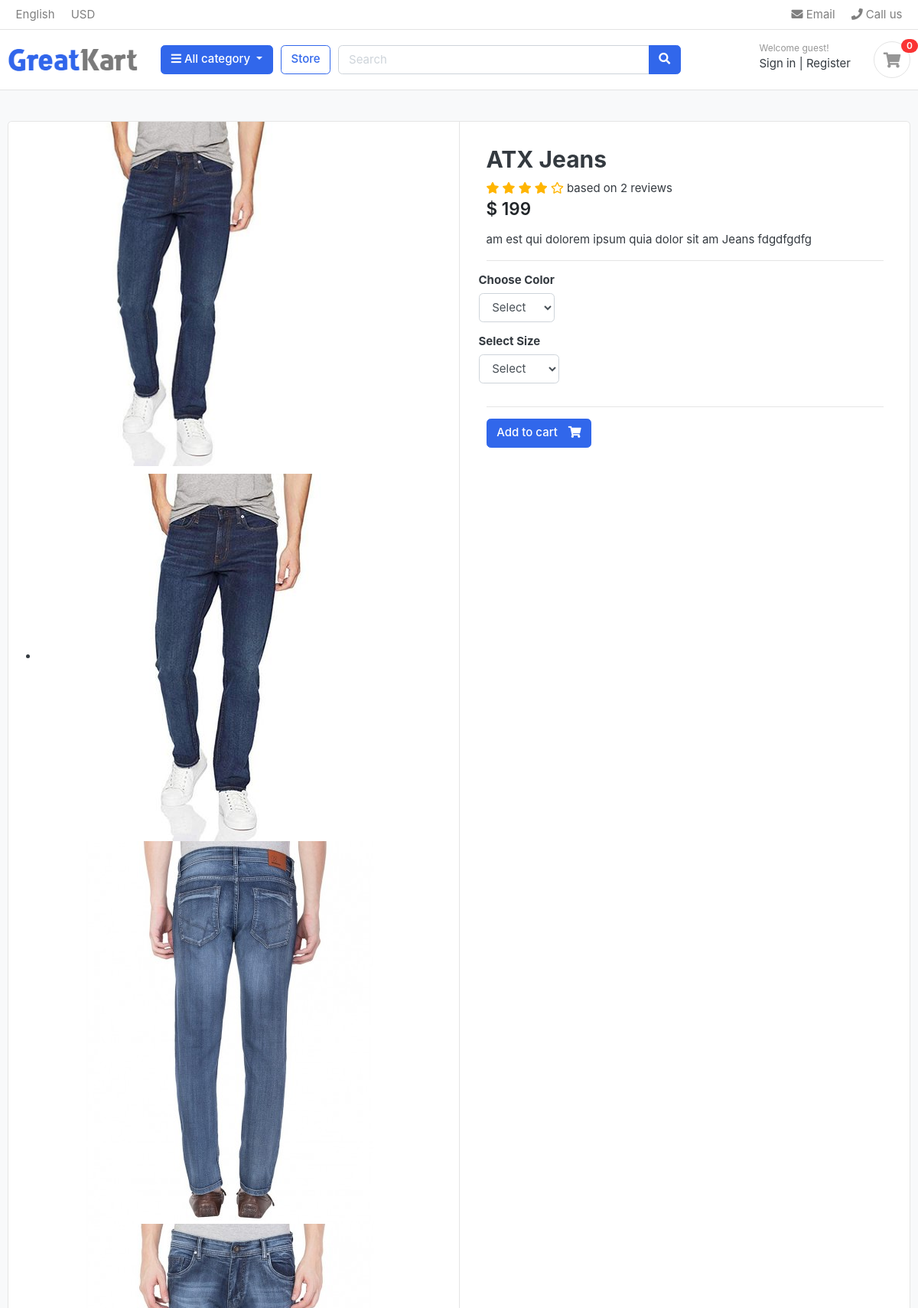
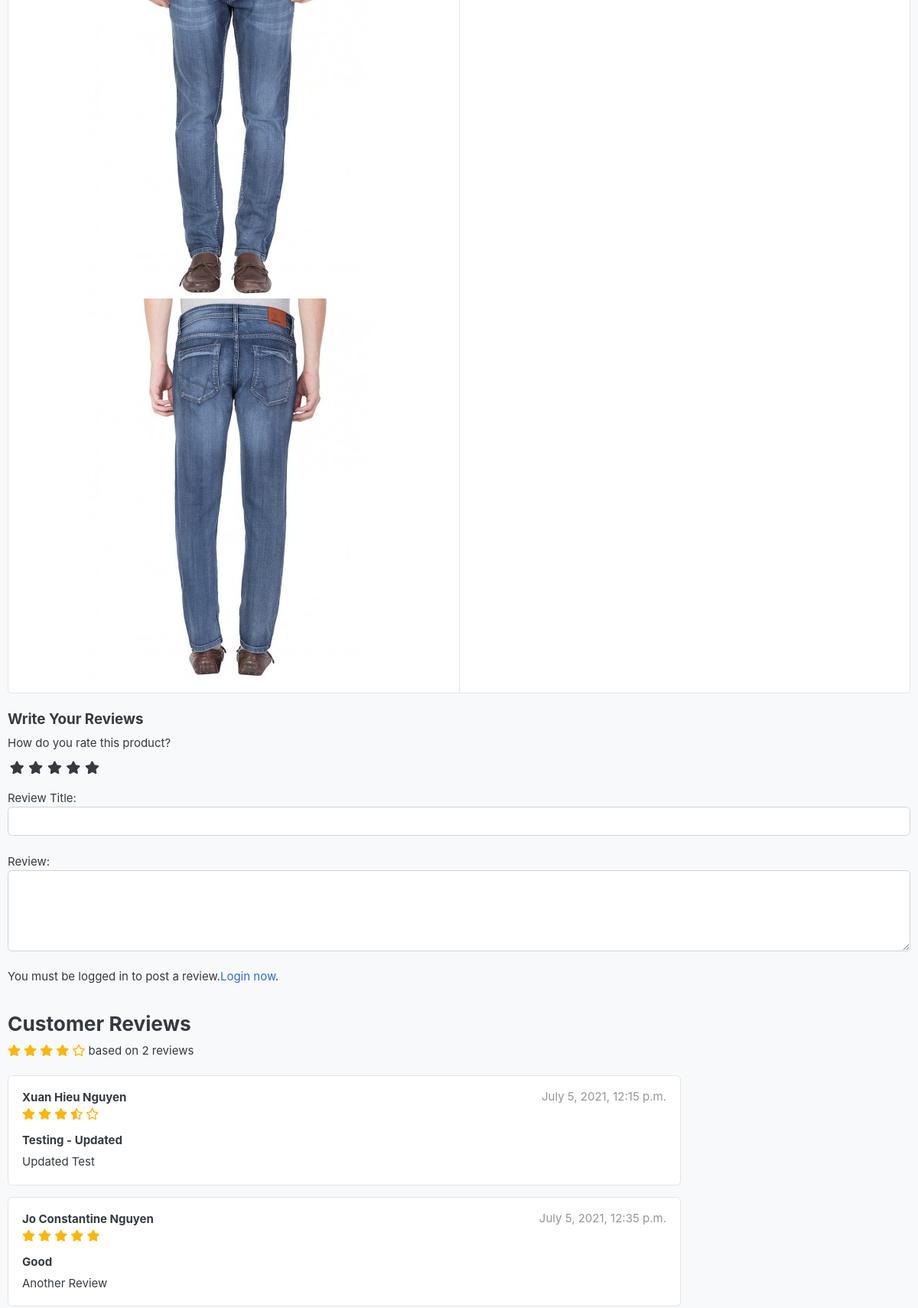
/store/category/jeans/atx-jeans/ (upper part), run on the app's committed database (2 pictures, top to bottom).
### store/models.py (models this page shows, shortened)
class Product(models.Model):
    product_name = models.CharField(max_length=200, unique=True)
    slug = models.SlugField(unique=True)
    description = models.TextField(max_length=500, blank=True)
    price = models.IntegerField()
    image = models.ImageField(upload_to="photos/products")
    stock = models.IntegerField()
    is_available = models.BooleanField(default=True)
    category = models.ForeignKey(Category, on_delete=models.CASCADE)
    created_date = models.DateTimeField(auto_now_add=True)
    modified_date = models.DateTimeField(auto_now=True)
    def averageReview(self):
        reviews = ReviewRating.objects.filter(product=self, status=True).aggregate(
            average=Avg("rating")
        )
        avg = 0
        if reviews["average"] is not None:
            avg = float(reviews["average"])
        return avg
    def countReview(self):
        reviews = ReviewRating.objects.filter(product=self, status=True).aggregate(
            count=Count("id")
        )
        count = 0
        if reviews["count"] is not None:
            count = int(reviews["count"])
        return count

class ProductGallery(models.Model):
    product = models.ForeignKey(Product, default=None, on_delete=models.CASCADE)
    image = models.ImageField(upload_to="store/products")
    class Meta:
        verbose_name = "Product gallery"
        verbose_name_plural = "Product galleries"

class ReviewRating(models.Model):
    product = models.ForeignKey(Product, on_delete=models.CASCADE)
    user = models.ForeignKey(Account, on_delete=models.CASCADE)
    subject = models.CharField(max_length=100, blank=True)
    review = models.TextField(max_length=500, blank=True)
    rating = models.FloatField()
    ip = models.CharField(max_length=20, blank=True)
    status = models.BooleanField(default=True)
    created_at = models.DateTimeField(auto_now_add=True)
    updated_at = models.DateTimeField(auto_now=True)

### accounts/models.py (models this page shows, shortened)
class Account(AbstractBaseUser):
    first_name = models.CharField(max_length=50)
    last_name = models.CharField(max_length=50)
    username = models.CharField(max_length=50, unique=True)
    email = models.EmailField(unique=True)
    phone_number = models.CharField(max_length=50)
    date_joined = models.DateTimeField(auto_now_add=True)
    last_login = models.DateTimeField(auto_now_add=True)
    is_admin = models.BooleanField(default=False)
    is_staff = models.BooleanField(default=False)
    is_active = models.BooleanField(default=False)
    is_superadmin = models.BooleanField(default=False)
    USERNAME_FIELD = "email"  # use email to login
    REQUIRED_FIELDS = ["username", "first_name", "last_name"]
    object = MyAccountManager()
    def full_name(self):
        return f"{self.first_name} {self.last_name}"

### store/views.py (the view)
def product_detail(request, category_slug, product_slug):
    try:
        single_product = Product.objects.get(
            slug=product_slug, category__slug=category_slug
        )
        in_cart = CartItem.objects.filter(
            cart__cart_id=_cart_id(request), product=single_product
        ).exists()
        print(single_product.variations.colors)
    except Exception as e:
        raise e
    try:
        ordered_product = OrderProduct.objects.filter(
            user__id=request.user.id, product=single_product
        ).first()
    except OrderProduct.DoesNotExist:
        ordered_product = None
    reviews = ReviewRating.objects.filter(product=single_product, status=True)
    product_gallery = ProductGallery.objects.filter(product=single_product)
    context = {
        "single_product": single_product,
        "in_cart": in_cart,
        "ordered_product": ordered_product,
        "reviews": reviews,
        "product_gallery": product_gallery,
    }
    return render(request, "store/product-detail.html", context)

### carts/context_processor.py (called while the page is built)
def counter(request):
    cart_count = 0
    if "admin" in request.path:
        return {}
    else:
        try:
            if request.user and request.user.is_authenticated:
                cart_items = CartItem.objects.filter(user=request.user, is_active=True)
            else:
                cart = Cart.objects.filter(cart_id=_cart_id(request))
                cart_items = CartItem.objects.filter(cart=cart[:1], is_active=True)
            for cart_item in cart_items:
                cart_count += cart_item.quantity
        except Cart.DoesNotExist:
            pass
    return dict(cart_count=cart_count)

### carts/views.py (called while the page is built)
def _cart_id(request):
    cart = request.session.session_key
    if not cart:
        cart = request.session.create()
    return cart

### category/context_processor.py (called while the page is built)
def category_menu_links(request):
    links = Category.objects.all()
    return dict(category_links=links)

### category/models.py (called while the page is built)
    def get_url(self):
        return reverse("products_by_category", args=[self.slug])

### store/models.py (called while the page is built)
    def colors(self):
        return super(VariationManager, self).filter(
            variation_category="color", is_active=True
        )

    def sizes(self):
        return super(VariationManager, self).filter(
            variation_category="size", is_active=True
        )

### store/templates/store/product-detail.html (shortened to what this page needs)
{% extends 'base.html' %}
{% load static %}
{% block content %}
<section class="section-content padding-y bg">
<div class="container">
<div class="card">
	<div class="row no-gutters">
		<aside class="col-md-6">
			<article class="gallery-wrap">
				<div class="img-big-wrap mainImage">
					<img src="{{ single_product.image.url }}" alt="Product Image">
				</div>
			</article>
			<ul class="thumb">
				<li>
					<a href="{{ single_product.image.url }}" target="mainImage"><img src="{{ single_product.image.url }}" alt="Product Image"></a>
					{% for i in product_gallery  %}
						<a href="{{ i.image.url }}" target="mainImage"><img src="{{ i.image.url }}" alt="Product Image"></a>
					{% endfor %}
				</li>
			</ul>
		</aside>
		<main class="col-md-6 border-left">
			<form action="{% url 'add_cart' single_product.id %}" method="POST">
				<article class="content-body">
					<h2 class="title">{{ single_product.product_name }}</h2>
					<div class="rating-star">
						<span>
							<i class="{% if single_product.averageReview >= 1 %}fas fa-star{% endif %}"></i>
							<i class="{% if single_product.averageReview >= 2 %}fas fa-star{% endif %}"></i>
							<i class="{% if single_product.averageReview >= 3 %}fas fa-star{% endif %}"></i>
							<i class="{% if single_product.averageReview >= 4 %}fas fa-star{% endif %}"></i>
							<i class="{% if single_product.averageReview == 4.5 %}fas fa-star-half-alt{% elif single_product.averageReview < 5 %}far fa-star{% endif%}" aria-hidden="true"></i>
							<span>based on {{ single_product.countReview }} reviews</span>
						</span>
					</div>
					<div class="mb-3">
						<var class="price h4">$ {{ single_product.price }}</var>
					</div>
					<p>{{ single_product.description }}</p>
					<hr>
				{% if single_product.variations.colors|length > 0 %}
					<div class="row">
						<div class="item-option-select">
							<h6>Choose Color</h6>
							<select name="color" class="form-control" required>
									<option value="" disabled selected>Select</option>
							</select>
						</div>
					</div>
				{% endif %}
				{% if single_product.variations.sizes|length > 0 %}
					<div class="row">
						<div class="item-option-select">
							<h6>Select Size</h6>
							<select name="size" class="form-control">
									<option value="" disabled selected>Select</option>
							</select>
						</div>
					</div>
				{% endif %}
					<hr>
					{% if single_product.stock <= 0 %}
						<h5 class="text-danger">Out of Stock</h5>
					{% else %}
						<button type="submit" class="btn  btn-primary"> <span class="text">Add to cart</span> <i class="fas fa-shopping-cart"></i>  </button>
					{% endif %}
				</article>
			</form>
		</main>
	</div>
</div>
<br>
<form action="{% url 'submit_review' single_product.id %}" method="POST">
		<h5>Write Your Reviews</h5>
		<div class="form-group">
			<label>How do you rate this product?</label>
			<br/>
			<div class="rate">
				<input type="radio" name="rating" id="rating10" value="5" required /><label for="rating10" title="5"></label>
				<input type="radio" name="rating" id="rating8" value="5" required /><label for="rating8" title="4"></label>
				<input type="radio" name="rating" id="rating6" value="3" required /><label for="rating6" title="3"></label>
				<input type="radio" name="rating" id="rating4" value="2" required /><label for="rating4" title="2"></label>
				<input type="radio" name="rating" id="rating2" value="1" required /><label for="rating2" title="1"></label>
			</div>
			<br/>
			Review Title:
			<input type="text" class="form-control" name="subject">
			<br/>
			Review:
			<textarea name="review" rows="4" class="form-control"></textarea>
			<br/>
			{% if user.is_authenticated %}
				{% if ordered_product %}
					<input type="submit" value="Submit Review" class="btn btn-primary">
				{% else %}
					<p>You must purchase this product to review it.</p>
				{% endif %}
			{% else %}
				<p>You must be logged in to post a review.<span><a href="{% url 'login' %}">Login now</a></span>.</p>
			{% endif %}
		</div>
	</form>
<div class="row">
	<div class="col-md-9">
	<header class="section-heading">
		<h3>Customer Reviews</h3>
		<div class="rating-star">
			<span>
				<i class="{% if single_product.averageReview >= 1 %}fas fa-star{% endif %}"></i>
				<i class="{% if single_product.averageReview >= 2 %}fas fa-star{% endif %}"></i>
				<i class="{% if single_product.averageReview >= 3 %}fas fa-star{% endif %}"></i>
				<i class="{% if single_product.averageReview >= 4 %}fas fa-star{% endif %}"></i>
				<i class="{% if single_product.averageReview == 4.5 %}fas fa-star-half-alt{% elif single_product.averageReview < 5 %}far fa-star{% endif%}" aria-hidden="true"></i>
				<span>based on {{ single_product.countReview }} reviews</span>
			</span>
		</div>
	</header>
{% for review in reviews %}
	<article class="box mb-3">
		<div class="icontext w-100">
			<div class="text">
				<span class="date text-muted float-md-right">{{ review.created_at }}</span>
				<h6 class="mb-1">{{ review.user.full_name }}</h6>
				<div class="rating-star">
					<span>
						<i class="{% if review.rating >= 1 %}fas fa-star{% endif %}"></i>
						<i class="{% if review.rating >= 2 %}fas fa-star{% endif %}"></i>
						<i class="{% if review.rating >= 3 %}fas fa-star{% endif %}"></i>
						<i class="{% if review.rating >= 4 %}fas fa-star{% endif %}"></i>
						<i class="{% if review.rating >= 5 %}fas fa-star{% endif %}"></i>
						<i class="{% if review.rating == 3.5 %}fas fa-star-half-alt{% elif review.rating < 4 %}far fa-star{% endif%}" aria-hidden="true"></i>
						<i class="{% if review.rating == 4.5 %}fas fa-star-half-alt{% elif review.rating < 5 %}far fa-star{% endif%}" aria-hidden="true"></i>
					</span>
				</div>
			</div>
		</div>
		<div class="mt-3">
			<h6>{{ review.subject }}</h6>
			<p>
				{{ review.review }}
			</p>
		</div>
	</article>
{% endfor %}
	</div>
</div>
</div>
</section>
{% endblock content %}

### greatkart/static/css/ui.css (style rules this page uses)
html { font-family: "Inter", sans-serif; font-size: 15px; }
.content-body { flex: 1 1 auto; padding: 2rem 2.3rem; }
.padding-y { padding-top: 40px; padding-bottom: 40px; }
var { font-style: normal; }
article:after, .form-group:after { display: block; clear: both; content: ""; }
.bg { background-color: #f8f9fa; }
.section-heading { margin-bottom: 20px; margin-top: 15px; }
p:last-child { margin-bottom: 0; }
.btn .text + i { margin-left: 10px; }
.icontext { display: inline-flex; align-items: center; vertical-align: middle; }
.icontext .text { width: 100%; line-height: 1.2; }
.price { font-weight: 600; color: #212529; }
.box { padding: 18px; background: #fff; border-radius: 0.37rem; border: 1px solid #e4e4e4; }
.gallery-wrap .img-big-wrap { margin-bottom: 10px; border-radius: 0.37rem; overflow: hidden; background-color: #fff; }
.gallery-wrap .img-big-wrap img { height: 450px; width: auto; display: inline-block; }
.item-option-select { margin-bottom: 1rem; display: inline-block; margin-right: 15px; }

### greatkart/static/css/custom.css (style rules this page uses)
.rate { display: inline-block; border: 0; }
.rate > label { float: right; }
.rate > label::before { display: inline-block; font-size: 1.1rem; font-family: "Font Awesome 5 Free"; content: "\f005"; margin: 0; padding: 0.3rem 0.2rem; cursor: pointer; font-weight: 900; }
.rating-star i { color: #ffb503 !important; }

### data on the page
Product: image (picture), product_name "ATX Jeans", countReview "2", price "199", description "am est qui dolorem ipsum quia dolor sit am Jeans fdgdfgdfg"
ProductGallery: image (picture)
ProductGallery: image (picture)
ProductGallery: image (picture)
ReviewRating: created_at "July 5, 2021, 12:15 p.m.", user.full_name "Xuan Hieu Nguyen", rating 3.5 (drawn), subject "Testing - Updated", review "Updated Test"
ReviewRating: created_at "July 5, 2021, 12:35 p.m.", user.full_name "Jo Constantine Nguyen", rating 5 (drawn), subject "Good", review "Another Review"

### other printed values
{{ cart_count }} "0"
